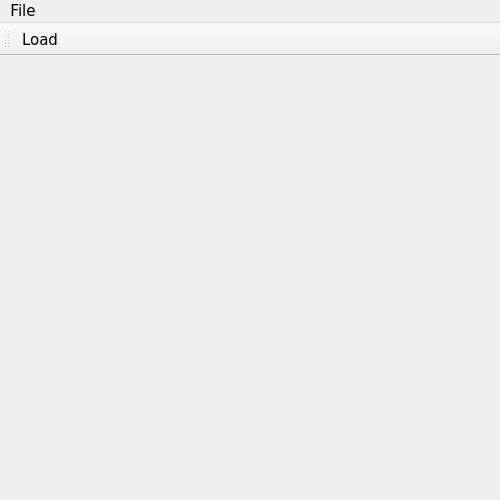
<?xml version="1.0" encoding="UTF-8"?>
<ui version="4.0">
 <class>MainWindow</class>
 <widget class="QMainWindow" name="MainWindow">
  <property name="geometry">
   <rect>
    <x>0</x>
    <y>0</y>
    <width>500</width>
    <height>500</height>
   </rect>
  </property>
  <property name="font">
   <font>
    <family>Verdana</family>
    <pointsize>11</pointsize>
   </font>
  </property>
  <property name="windowTitle">
   <string>ObjLoader</string>
  </property>
  <widget class="QWidget" name="centralWidget">
   <layout class="QVBoxLayout" name="verticalLayout">
    <item>
     <widget class="Scene" name="sceneWidget" native="true"/>
    </item>
   </layout>
  </widget>
  <widget class="QMenuBar" name="menuBar">
   <property name="geometry">
    <rect>
     <x>0</x>
     <y>0</y>
     <width>500</width>
     <height>24</height>
    </rect>
   </property>
   <widget class="QMenu" name="menuFile">
    <property name="title">
     <string>File</string>
    </property>
    <addaction name="actionLoad"/>
    <addaction name="separator"/>
    <addaction name="actionExit"/>
   </widget>
   <addaction name="menuFile"/>
  </widget>
  <widget class="QToolBar" name="mainToolBar">
   <attribute name="toolBarArea">
    <enum>TopToolBarArea</enum>
   </attribute>
   <attribute name="toolBarBreak">
    <bool>false</bool>
   </attribute>
   <addaction name="actionLoad"/>
  </widget>
  <action name="actionLoad">
   <property name="text">
    <string>Load</string>
   </property>
  </action>
  <action name="actionExit">
   <property name="text">
    <string>Exit</string>
   </property>
  </action>
 </widget>
 <layoutdefault spacing="6" margin="11"/>
 <customwidgets>
  <customwidget>
   <class>Scene</class>
   <extends>QWidget</extends>
   <header>Scene.h</header>
   <container>1</container>
  </customwidget>
 </customwidgets>
 <resources/>
 <connections/>
</ui>
